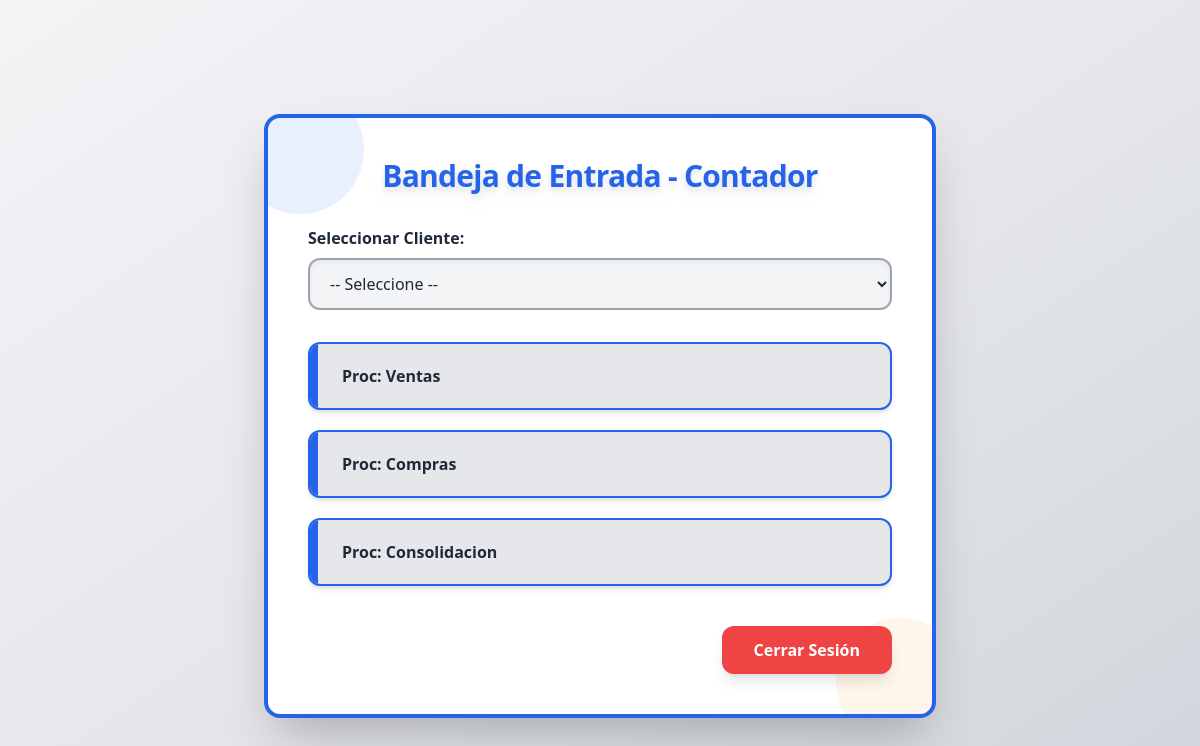
Page /bandeja.php?rol=contador (signed in) on the committed database.
### tables this page shows
CREATE TABLE `proceso` (
  `codFlujo` varchar(10) DEFAULT NULL,
  `codProceso` varchar(10) DEFAULT NULL,
  `codProcesoSiguiente` varchar(10) DEFAULT NULL,
  `codRol` varchar(5) DEFAULT NULL,
  `pantalla` varchar(50) DEFAULT NULL
);

### bandeja.php (the view, shortened to what this page needs)
<?php
$codRol = $_SESSION['codRol'];
include "conexion.inc.php";
if ($codRol == 1) {
    $sql = "SELECT * FROM proceso WHERE codflujo = 'f1' AND codRol = 1";
    $titulo = "Bandeja de Entrada - Contador";
} elseif ($codRol == 2) {
    $sql = "SELECT * FROM proceso WHERE codflujo = 'f2' AND codRol = 2";
    $titulo = "Bandeja de Entrada - Cliente";
} else {
    die("Acceso no autorizado");
}
$result = mysqli_query($conn, $sql);
?>
<!DOCTYPE html>
<html lang="es">
<head>
    <script src="https://cdn.tailwindcss.com"></script>
</head>
<body class="bg-gradient-to-br from-[#f3f4f6] via-[#e5e7eb] to-[#d1d5db] min-h-screen flex items-center justify-center">
<div class="container mx-auto max-w-2xl">
    <div class="relative bg-white rounded-2xl shadow-2xl border-4 border-[#2563eb] p-10 mt-8 overflow-hidden">
        <div class="absolute -top-8 -left-8 w-32 h-32 bg-[#2563eb] opacity-10 rounded-full z-0"></div>
        <div class="relative z-10">
            <h2 class="mb-8 text-3xl font-extrabold text-center text-[#2563eb] tracking-tight drop-shadow-lg">
                <?= $titulo ?>
            </h2>
            <?php if ($codRol == 1): ?>
            <div class="mb-8">
                <label for="selectCliente" class="block mb-2 text-[#1f2937] font-semibold">Seleccionar Cliente:</label>
                <select id="selectCliente" class="w-full px-4 py-3 rounded-xl border-2 border-[#9ca3af] focus:outline-none focus:ring-2 focus:ring-[#2563eb] focus:border-[#2563eb] text-[#1f2937] bg-[#f3f4f6] transition font-medium shadow-inner hover:border-[#2563eb]">
                    <option value="">-- Seleccione --</option>
                </select>
            </div>
            <?php endif; ?>
            <div class="flex flex-col gap-5 mt-6">
                <?php
                while ($row = mysqli_fetch_assoc($result)) {
                    $codProceso = $row['codProceso'];
                    $codFlujo = $row['codFlujo'];
                    $pantalla = ucfirst(pathinfo($row['pantalla'], PATHINFO_FILENAME));
                    if($codRol == 2)
                    {
                    echo "<a href='motor2.php?codflujo=$codFlujo&codproceso=$codProceso' class='group block px-8 py-5 rounded-xl border-2 border-[#2563eb] bg-[#e5e7eb] text-[#1f2937] font-semibold shadow-md hover:bg-[#2563eb] hover:text-white hover:border-[#1e40af] transition-all duration-200 relative overflow-hidden'>
                            <span class=\"absolute left-0 top-0 h-full w-2 bg-[#2563eb] group-hover:w-full group-hover:opacity-10 transition-all duration-300 rounded-l-xl\"></span>
                            <span class=\"relative z-10\">Proc: " . $pantalla . "</span>
                        </a>";
                    }else
                    {
                        $url = "motor.php?codflujo=$codFlujo&codproceso=$codProceso";
                        echo "<a href='#' onclick=\"redirigirProceso('$url')\" class='group block px-8 py-5 rounded-xl border-2 border-[#2563eb] bg-[#e5e7eb] text-[#1f2937] font-semibold shadow-md hover:bg-[#2563eb] hover:text-white hover:border-[#1e40af] transition-all duration-200 relative overflow-hidden'>
                                <span class=\"absolute left-0 top-0 h-full w-2 bg-[#2563eb] group-hover:w-full group-hover:opacity-10 transition-all duration-300 rounded-l-xl\"></span>
                                <span class=\"relative z-10\">Proc: " . $pantalla . "</span>
                            </a>";
                    }
                }
                ?>
            </div>
            <div class="mt-10 flex justify-end">
                <a href="logout.php" class="inline-block px-8 py-3 rounded-xl font-bold bg-[#ef4444] text-white shadow-lg hover:bg-[#b91c1c] transition-colors duration-200 focus:outline-none focus:ring-2 focus:ring-[#ef4444] focus:ring-offset-2">
                    Cerrar Sesión
                </a>
            </div>
        </div>
    </div>
</div>
</body>
</html>

### rows in the picture
proceso: pantalla "Ventas"
proceso: pantalla "Compras"
proceso: pantalla "Consolidacion"

### other values in the picture
$titulo "Bandeja de Entrada - Contador"
